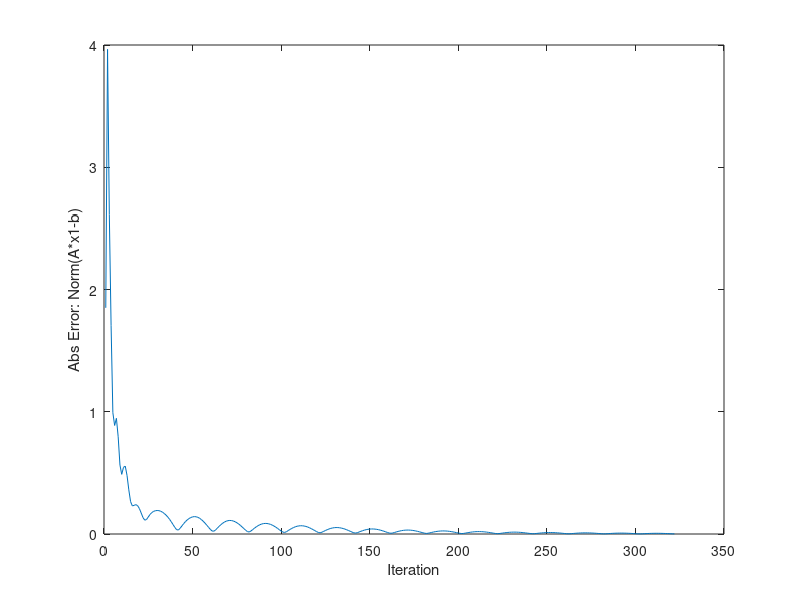

The MATLAB script that drew this image:
% random seed for re-producability
rng('default')

% # of constraints
m = 20; 

% # of equations
n = 100; 

% Beta parameter (for augmenting lagrangian). Set randomly between 0 and 1
beta = rand();  

% Cost (must be nonnegative)
c = rand(n,1);

A = randn(m, n);
b = randn(m,1);

% Maximum # of iterations to run
MAX_ITER = 1e3;

% Whether or not to apply preconditioning to A and b
precondition = true;

% Tolerance (stop early if the error is less than this)
TOL = 1e-3;

if precondition
    AAT_inv_sqrt = sqrt(inv(A * A')) * A;
    b = sqrt(inv(A * A')) * b;
    A = AAT_inv_sqrt;
end

% Initialize y
y = zeros(m,1);

% Initialize s
s = ones(n, 1);

% Initialize x1 randomly (doesn't need to be positive).
x1 = randn(n, 1);

% Initialize x2 randomly (must be nonnegative). 
x2 = rand(n, 1);

ATA_plus_I_inv = inv(A'*A + eye(size(A,2)));

 % history of errors at each iteration
error_history = [];

for i=1:MAX_ITER
    % x1 update
    x1 = ATA_plus_I_inv * ((1/beta)*A'*y + (1/beta)*s - (1/beta)*c + A'*b + x2);

    % x2 update
    x2 = max(x1 - (1/beta)*s, 0);
    
    % y update
    y = y - beta * (A * x1 - b);
    
    % s update
    s = s - beta * (x1 - x2);
    
    abs_err = norm(A*x1 - b);
    error_history = [error_history abs_err];
    
    % Early stopping condition
    if abs_err < TOL
        fprintf('Converged at step %d \n', i)
        break
    end
    
end

figure(1)
plot(error_history)
xlabel('Iteration')
ylabel('Abs Error: Norm(A*x1-b)')

% Optimal Objective value
opt_obj = c' * x1;
fprintf('Optimal Objective Value: %f \n', opt_obj)
